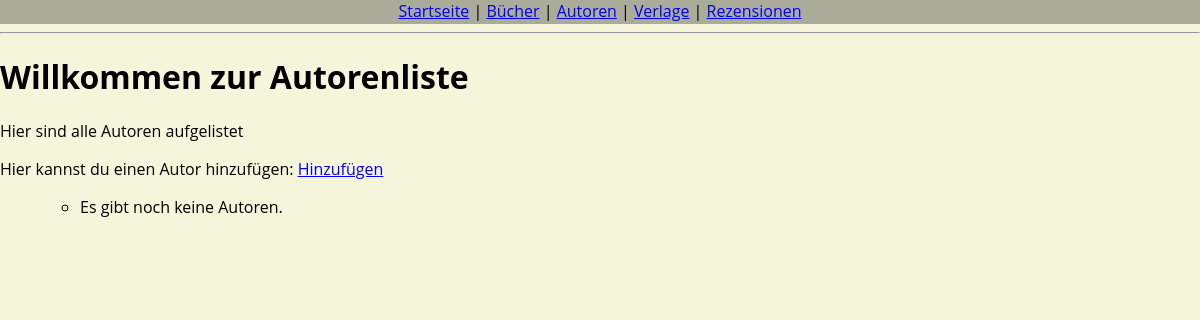
/authors/, run on an earlier commit of the app's database.
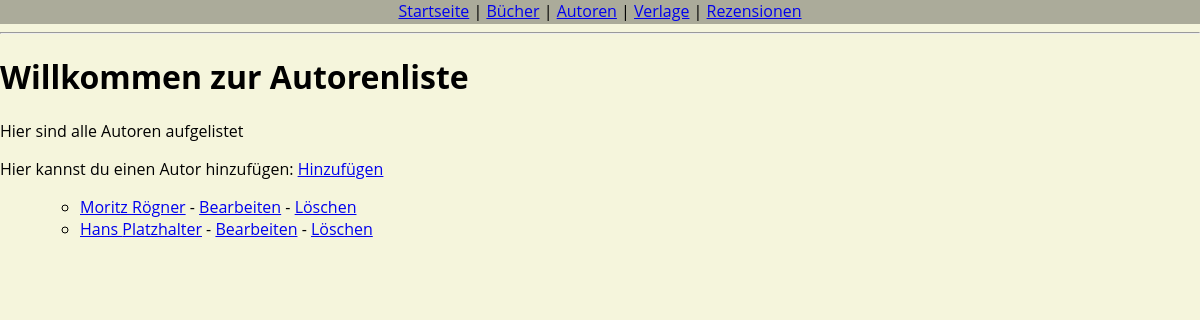
And on a later commit of the database.
### library/models.py (models this page shows, shortened)
class Author(models.Model):
    Vorname = models.CharField(max_length=100)
    Nachname = models.CharField(max_length=100)
    Geburtsdatum = models.DateField(null=True, blank=True)
    Biografie = models.TextField(blank=True)

### library/views.py (the view)
# urls.py: path("authors/", views.AuthorListView.as_view(), name="author_list"),
class AuthorListView(ListView):
    model = Author
    template_name = "library/author/author_list.html"
    context_object_name = "author"

### library/templates/library/author/author_list.html
{% extends "library/base.html" %}
{% block content %}
  <h1>Willkommen zur Autorenliste</h1>
  <p>Hier sind alle Autoren aufgelistet</p>
  <p>
    Hier kannst du einen Autor hinzufügen:
    <a href="{% url 'author_create' %}">Hinzufügen</a>
  </p>
  <ul>
  <ul>
    {% for author in author %}
      <li>
        <a href="{% url 'author_detail' author.pk %}">{{ author.Vorname }} {{ author.Nachname }}</a>
        - <a href="{% url 'author_update' author.pk %}">Bearbeiten</a>
        - <a href="{% url 'author_delete' author.pk %}">Löschen</a>
      </li>
    {% empty %}
      <li>Es gibt noch keine Autoren.</li>
    {% endfor %}
  </ul>
{% endblock %}

### library/templates/library/base.html (shortened to what this page needs)
<!DOCTYPE html>
<html lang="de">
<head>
    <link href="https://cdn.jsdelivr.net/npm/select2@4.1.0-rc.0/dist/css/select2.min.css" rel="stylesheet" />
</head>
<body>
    <header>
        <nav>
            <a href="{% url 'home' %}">Startseite</a> |
            <a href="{% url 'book_list' %}">Bücher</a> |
            <a href="{% url 'author_list' %}">Autoren</a> |
            <a href="{% url 'publisher_list' %}">Verlage</a> |
            <a href="{% url 'review_list' %}">Rezensionen</a>
         </nav>
    </header>
    <hr>
    <main>
        {% block content %}{% endblock %}
    </main>
</body>
</html>

### library/templates/library/base.html (style rules this page uses)
body { font-family: 'Open Sans', sans-serif; background-color: beige; margin: 0; }
header { background-color: rgba(0, 0, 0, 0.3); display: flex; height: 24px; justify-content: center; }

What changed in the data, as far as the page shows it:
added Author: Vorname "Moritz", Nachname "Rögner"
added Author: Vorname "Hans", Nachname "Platzhalter"
Also different on the page:
text no longer shown: "Es gibt noch keine Autoren."
